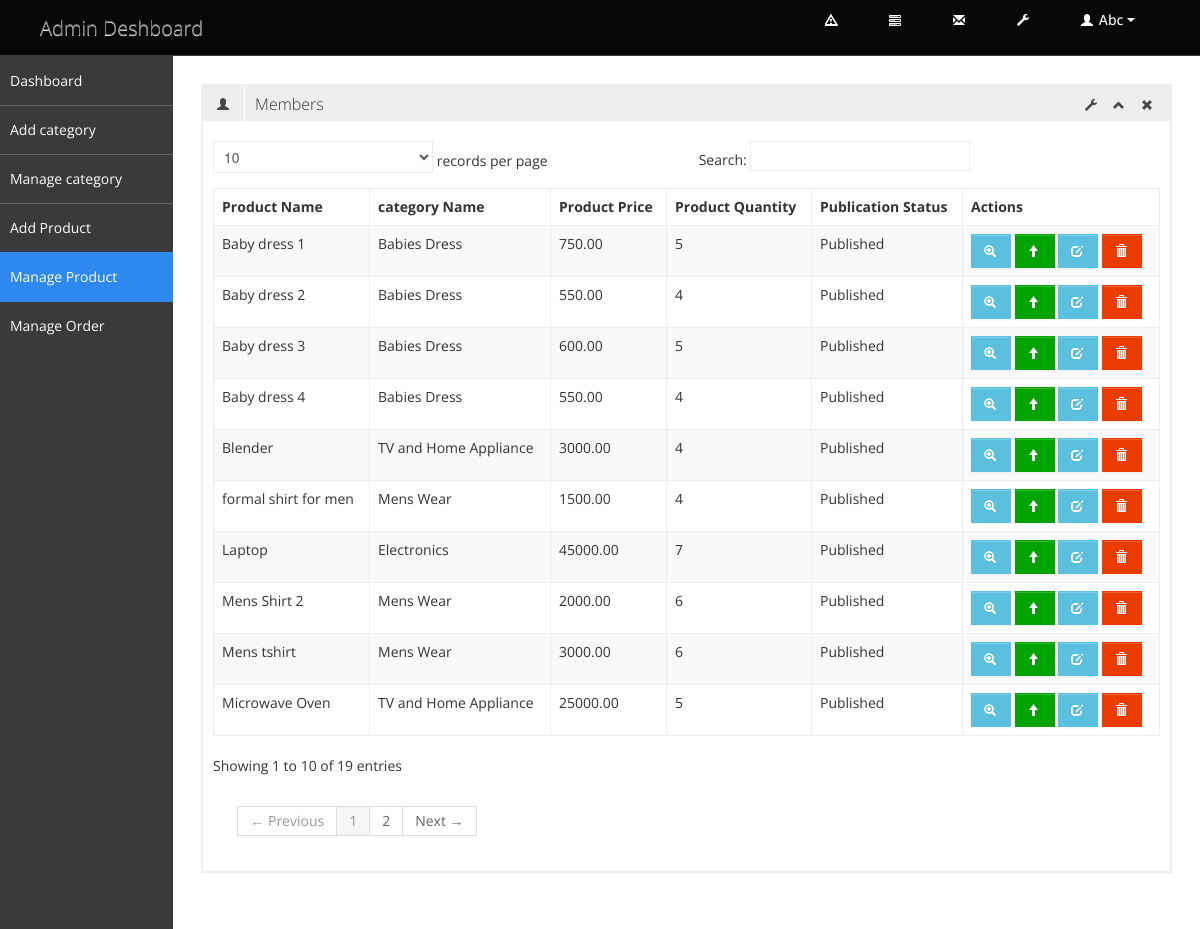
Screenshot of /admin/manage_product.php (signed in) with the database file from the repository.
### tables this page shows
CREATE TABLE `tbl_product` (
  `product_id` int(6) NOT NULL,
  `product_name` varchar(100) NOT NULL,
  `category_id` int(3) NOT NULL,
  `product_price` float(10,2) NOT NULL,
  `product_quantity` int(4) NOT NULL,
  `product_sku` varchar(50) NOT NULL,
  `product_short_description` text NOT NULL,
  `product_long_description` text NOT NULL,
  `product_image` text NOT NULL,
  `product_publication_status` tinyint(1) NOT NULL,
  `product_deletion_status` tinyint(1) NOT NULL DEFAULT 1
);

CREATE TABLE `tbl_category` (
  `category_id` int(3) NOT NULL,
  `category_name` varchar(30) NOT NULL,
  `category_description` text NOT NULL,
  `publication_status` tinyint(1) NOT NULL,
  `deletion_status` tinyint(1) NOT NULL DEFAULT 1
);

### admin/manage_product.php (called while the page is built, shortened)
<?php
	include 'admin_deshboard.php';
?>

### classes/admin.php (called while the page is built, shortened)
<?php
	class Admin{
		public function __construct()
		{
			$host_name="localhost";
			$user_name="root";
			$password="";
			$db_name="db_ecommerce_using_raw_php";
			$connection=mysqli_connect($host_name, $user_name, $password);
			if($connection)
			{
				$db_select= mysqli_select_db($connection, $db_name);
				if($db_select)
					{
						return $connection;
					}
				else
					{
						die("Database selection failed".mysqli_error($connection));
					}
			}
			else
				{
					die("Database server connection failed".mysqli_error($connection));
				}
		}
	function select_all_product_info()
	{
		$connection=$this-> __construct();
		$sql="SELECT tbl_product.*, tbl_category.category_name FROM tbl_product, tbl_category WHERE tbl_product.category_id=tbl_category.category_id AND product_deletion_status=1";
		if(mysqli_query($connection, $sql))
		{
			$result=mysqli_query($connection, $sql);
			return $result;
		}
		else
			{
				die("Query Problem".mysqli_error($connection));
			}
	}
	}
?>

### admin/pages/manage_product_content.php (the view, shortened to what this page needs)
<?php
	require '../classes/admin.php';
	$obj_admin=new Admin();
	$query_result=$obj_admin->select_all_product_info();
?>
<div class="row-fluid sortable">
				<div class="box span12">
					<div class="box-header" data-original-title>
						<h2><i class="halflings-icon user"></i><span class="break"></span>Members</h2>
						<div class="box-icon">
							<a href="#" class="btn-setting"><i class="halflings-icon wrench"></i></a>
							<a href="#" class="btn-minimize"><i class="halflings-icon chevron-up"></i></a>
							<a href="#" class="btn-close"><i class="halflings-icon remove"></i></a>
						</div>
					</div>
					<div class="box-content">
						<h2><?php
						?></h2>
						<table class="table table-striped table-bordered bootstrap-datatable datatable">
						  <thead>
							  <tr>
								  <th>Product Name</th>
								  <th>category Name</th>
								  <th>Product Price</th>
								  <th>Product Quantity</th>
								  <th>Publication Status</th>
								  <th>Actions</th>
							  </tr>
						  </thead>
						  <tbody>
						  <?php while($product_info=mysqli_fetch_assoc($query_result)){?>
							<tr>
								<td><?php echo $product_info['product_name'];?></td>
								<td class="center"><?php echo $product_info['category_name'];?></td>
								<td class="center"><?php echo $product_info['product_price'];?></td>
								<td class="center"><?php echo $product_info['product_quantity'];?></td>
								<td class="center">
									<?php
										if($product_info['product_publication_status']==1){
											echo "Published";
										}
										else
										{
											echo "Unpublished";
										}
									?>
								</td>
								<td class="center">
									<a class="btn btn-info" href="view_product_details.php?product_id=<?php echo $product_info['product_id']; ?>" title="View product details">
										<i class="halflings-icon white zoom-in"></i>
									</a>
									<?php if($product_info['product_publication_status']==1){?>
										<a class="btn btn-success" href="?p_status=unpublished&product_id=<?php echo $product_info['product_id']?>" title="Published">
											<i class="halflings-icon white arrow-up"></i>
										</a>
									<?php } else {?>
									<a class="btn btn-success" href="?p_status=published&product_id=<?php echo $product_info['product_id']?>" title="Unublished">
											<i class="halflings-icon white arrow-down"></i>
										</a>
									<?php } ?>
									<a class="btn btn-info" href="edit_product.php?product_id=<?php echo $product_info['product_id']; ?>" title="Edit">
										<i class="halflings-icon white edit"></i>
									</a>
									<a class="btn btn-danger" href="?p_status=delete&product_id=<?php echo $product_info['product_id']; ?>" onClick="checkDelete();" title="Delete">
										<i class="halflings-icon white trash"></i>
									</a>
								</td>
							</tr>
						  <?php } ?>
						  </tbody>
					  </table>
					</div>
				</div>
			</div>

### admin/css/style.css (style rules this page uses)
body { background: #F5F5F5; color: #333; border: none; font-family: 'Open Sans', sans-serif; font-weight: 400; }
a { color: #646464; }
h2 { font-size: 16px; line-height: 16px; }
.box { border: 2px solid #eee; background: #fff !important; margin-bottom: 28px; }
.box-header { height: 16px; font-size: 16px; line-height: 16px; padding: 10px; background: #eee; -webkit-box-shadow: none; -moz-box-shadow: none; box-shadow: none; overflow: hidden; }
.box-header h2 { float:left; margin-top: 0px; font-weight: 300; }
.box-header h2 i { margin: 0px 3px 0px 4px; opacity: .8; filter: alpha(opacity=80); -ms-filter:"progid:DXImageTransform.Microsoft.Alpha(Opacity=80)"; }
.box-header .box-icon { float:right; margin-top: 1px; }
.box-header .box-icon i { -webkit-transition: all 0.1s ease-in-out; -moz-transition: all 0.1s ease-in-out; -o-transition: all 0.1s ease-in-out; -ms-transition: all 0.1s ease-in-out; transition: all 0.1s ease-in-out; opacity: .8; filter: alpha(opacity=80); -ms-filter:"progid:DXImageTransform.Microsoft.Alpha(Opacity=80)"; }
.box-header .box-icon a { margin: 0px 5px; }
.box-content { position: relative; z-index: 50; margin-top: -1px; padding: 10px; background: #fff !important; }
.btn { display: inline-block; padding: 6px 12px; margin-bottom: 0; font-size: 14px; font-weight: 500; line-height: 20px; text-align: center; white-space: nowrap; vertical-align: middle; cursor: pointer; border: 1px solid #a7a9aa; -webkit-border-radius: 0px !important; border-radius: 0px !important; }
.btn i { margin-top: 2px; }
.btn { color: #ffffff; background-color: #a7a9aa; border-color: #a7a9aa; background-image: none; filter: none; text-shadow: none; }
.btn-danger { background-color: #EB3C00; border-color: #EB3C00; }
.btn-success { background-color: #00A300; border-color: #00A300; }
.btn-info { background-color: #5bc0de; border-color: #5bc0de; }
.table th, .table td { border-top: 1px solid #eee; }
.table-bordered { border-color: #eee; -webkit-border-radius: 0px !important; -moz-border-radius: 0px !important; border-radius: 0px !important; }
.table-bordered th, .table-bordered td { border-left: 1px solid #eee; }
.table-bordered thead:first-child tr:first-child > th:first-child, .table-bordered tbody:first-child tr:first-child > td:first-child, .table-bordered tbody:first-child tr:first-child > th:first-child { -webkit-border-radius: 0px !important; -moz-border-radius: 0px !important; border-radius: 0px !important; }
.table-bordered thead:first-child tr:first-child > th:last-child, .table-bordered tbody:first-child tr:first-child > td:last-child, .table-bordered tbody:first-child tr:first-child > th:last-child { -webkit-border-radius: 0px !important; -moz-border-radius: 0px !important; border-radius: 0px !important; }
.table-bordered thead:last-child tr:last-child > th:first-child, .table-bordered tbody:last-child tr:last-child > td:first-child, .table-bordered tbody:last-child tr:last-child > th:first-child, .table-bordered tfoot:last-child tr:last-child > td:first-child, .table-bordered tfoot:last-child tr:last-child > th:first-child { -webkit-border-radius: 0px !important; -moz-border-radius: 0px !important; border-radius: 0px !important; }
.table-bordered thead:last-child tr:last-child > th:last-child, .table-bordered tbody:last-child tr:last-child > td:last-child, .table-bordered tbody:last-child tr:last-child > th:last-child, .table-bordered tfoot:last-child tr:last-child > td:last-child, .table-bordered tfoot:last-child tr:last-child > th:last-child { -webkit-border-radius: 0px !important; -moz-border-radius: 0px !important; border-radius: 0px !important; }

### rows the page displays
tbl_product: product_name "Baby dress 1", category.category_name "Babies Dress", product_price "750.00", product_quantity "5", product_publication_status "Published"
tbl_product: product_name "formal shirt for men", category.category_name "Mens Wear", product_price "1500.00", product_quantity "4", product_publication_status "Published"
tbl_product: product_name "Mens Shirt 2", category.category_name "Mens Wear", product_price "2000.00", product_quantity "6", product_publication_status "Published"
tbl_product: product_name "Baby dress 2", category.category_name "Babies Dress", product_price "550.00", product_quantity "4", product_publication_status "Published"
tbl_product: product_name "Baby dress 3", category.category_name "Babies Dress", product_price "600.00", product_quantity "5", product_publication_status "Published"
tbl_product: product_name "Mens tshirt", category.category_name "Mens Wear", product_price "3000.00", product_quantity "6", product_publication_status "Published"
tbl_product: product_name "Baby dress 4", category.category_name "Babies Dress", product_price "550.00", product_quantity "4", product_publication_status "Published"
tbl_product: product_name "Laptop", category.category_name "Electronics", product_price "45000.00", product_quantity "7", product_publication_status "Published"
tbl_product: product_name "Microwave Oven", category.category_name "TV and Home Appliance", product_price "25000.00", product_quantity "5", product_publication_status "Published"
tbl_product: product_name "Blender", category.category_name "TV and Home Appliance", product_price "3000.00", product_quantity "4", product_publication_status "Published"

### other values shown
$_SESSION['admin_name'] "Abc"
